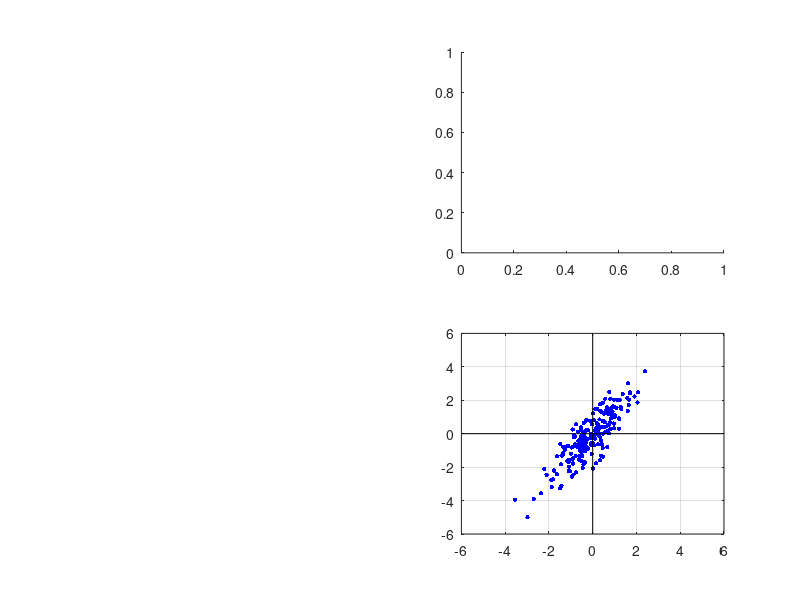

MATLAB code to generate this figure: (Note: this script raises an error after producing the figure.)
% Generate a bivariate normal random data set
rng(3); mu = [0 0]; sigma = [1 1.2; 1.2 2];
X = mvnrnd(mu,sigma,200);
close all; clc; figure(1);              % Create a new figure
set(gcf,'Position',[50 50 900 750]);    % Set figure position
set(gcf,'color','w');                   % Set background color to white

% Plot the data as a 2D scatter
subplot(224);
scatter(X(:,1),X(:,2),10,'b','filled'); % Size 10, Color 'blue'
lim = 6; axis(lim*[-1 1 -1 1]);         % Set axis limits
grid on; box on; hold on;
plot([0 0],lim*[-1 1],'k');             % Plot x-axis      
plot(lim*[-1 1],[0 0],'k')              % Plot y-axis

% Plot the distribution of the x1 dimension
subplot(222);
[f,xi] = ksdensity(X(:,1));         % Use Kernel density estimation (KDE)
fill(xi,f,'b','FaceAlpha',0.2);     % Plot the distribution using fill
hold on; plot(xi,f,'b','LineWidth',1.5); % Highlight the distribution
axis([-lim lim 0 1]); axis off; box off; % Remove the axes

% Plot the distribution of the x2 dimension
subplot(223);
[f,xi] = ksdensity(X(:,2));         % Use Kernel density estimation
fill(xi,f,'b','FaceAlpha',0.2);     % Plot the distribution using fill
hold on; plot(xi,f,'b','LineWidth',1.5); % Highlight the distribution
axis([-lim lim 0 1]); axis off; box off; % Remove the axes
camroll(90);                             % Rotate the axes

% Get the first principal component coefficients
% where V = coefficients matrix.
V = pca(X,'Centered',false);
subplot(224);
L = [2*lim 0; -2*lim 0];        % Define some line at 2 arbitrary pts.
L1 = (V*L')'; hold on;          % Project / rotate the 2 pts. using V
plot(L1(:,1),L1(:,2),'k--', ...
    'LineWidth',1.5);           % Plot red dashed line (max variance)
col = [34,139,34]/255;          % Forest green color (for dist. later)

    scores = (V'*X')';
    [f,xi] = ksdensity(scores(:,1),'Bandwidth',0.5);        % Use KDE on actual data
    dist = [xi' -11*f'-3]; dist = (V*dist')';  % Rotate the distribution

    % Plot the green distribution, rotated by theta
    b = fill(dist(:,1),dist(:,2),col,'FaceAlpha',0.2);
    c = plot(dist(:,1),dist(:,2),'Color',col,'LineWidth',1.5);



% % Start iterating over different projection angles
% for j = [zeros(1,10), 0:0.05:2*pi]
% 
%     % Create the rotation matrix, given angle theta
%     coeff = @(theta) [cos(theta), -sin(theta);
%                         sin(theta), cos(theta)];
% 
%     V = coeff(j);    % Coefficients matrix
%     PC = (V*L')';    % Normal to the projection (to plot the dashed line)
%                      % PC = principal component
% 
%     subplot(224); hold on;
%     a = plot(PC(:,1),PC(:,2),'k--', ...
%              'LineWidth',1.5);              % Plot the rotated dashed line
%     scores = (V'*X')';                      % Project actual data                                 
%     [f,xi] = ksdensity(scores(:,1));        % Use KDE on actual data
%     dist = [xi' 11*f']; dist = (V*dist')';  % Rotate the distribution
% 
%     % Plot the green distribution, rotated by theta
%     b = fill(dist(:,1),dist(:,2),col,'FaceAlpha',0.2);
%     c = plot(dist(:,1),dist(:,2),'Color',col,'LineWidth',1.5);
% 
%     % Display the variance of projected actual data
%     title(sprintf('Var = %.4f',var(scores(:,1))))
%     axis(lim*[-1 1 -1 1]); grid on; box on;
% 
%     % Code for creating a GIF
%     % exportgraphics(gcf,'PCA_illustrate.gif','Append',true);
% 
%     % Reset the figure by deleting the plotted distribution
%     pause(0.1); delete(a); delete(b); delete(c);
% end
